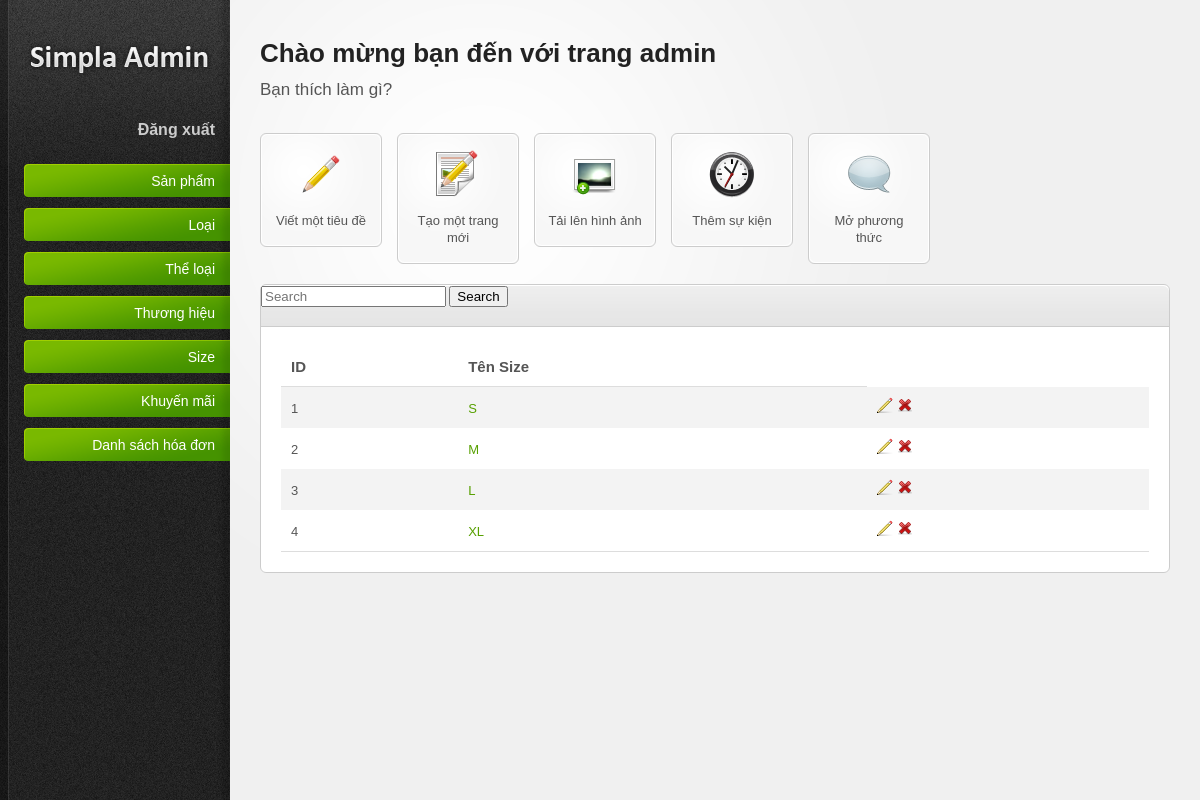
Page /admin/index.php?controller=size (signed in) on the committed database.
### tables this page shows
CREATE TABLE IF NOT EXISTS `zise` (
  `idzise` int(11) NOT NULL,
  `name` varchar(10) NOT NULL,
  PRIMARY KEY (`idzise`)
);

### admin/class/Utilities.php (called while the page is built, shortened)
<?php
class Utilities
{
    public static function get($key, $defaultValue='')
    {
        return isset($_GET[$key])?$_GET[$key]:$defaultValue;
    }
}

### admin/class/Db.php (called while the page is built, shortened)
<?php
class  Db
{
    protected static $pdo;
    public function __construct()
    {
            self::$pdo= new PDO('mysql:host='.HOST.';dbname=' . DB, USER,PW);
            self::$pdo->query('set names utf8');
    }
    protected function selectQuery($sql, $arr=[])
    {
        $stm = self::$pdo->prepare($sql);
        $stm->execute($arr);
        return $stm->fetchAll();
    }
}

### admin/class/zise.php (called while the page is built, shortened)
<?php
class zise extends Db
{
    function getAll()
    {
        return $this->selectQuery('select * from zise');
    }
}

### admin/Views/zise/index.php (the view, shortened to what this page needs)
<div class="content-box">
				<div class="content-box-header">
                <form class="form-inline my-2 my-lg-0" action='index.php' method='get'>
                        <input class="form-control mr-sm-2" type="text" placeholder="Search" name='kw' value=<?php echo $kw ?>>
                        <button class="btn btn-outline-success my-2 my-sm-0" type="submit">Search</button>
              </form>
				</div>
				<div class="content-box-content">
					<div class="tab-content default-tab" id="tab1">
						<table>
							<thead>
								<tr>
								   <th>ID</th>
								   <th>Tên Size</th>
								</tr>
							</thead>
							<tbody>
								<?php
                                foreach($dataProduct as $r){
                                    ?>
                                        <tr>
                                            <td><?php echo  $r['idzise'] ?></td>
                                            <td><a href="#" title="title"><?php echo $r['name'] ?></a></td>
                                            <td>
                                                <a href="./index.php?idSize=<?php echo$r['idzise']?>&controller=size&action=update"><img src="resources/images/icons/pencil.png" alt="Edit" /></a>
                                                <a href="./index.php?idSize=<?php echo $r['idzise']  ?>&controller=size&action=delete" title="Delete"><img src="resources/images/icons/cross.png" alt="Delete" /></a>
                                            </td>
								        </tr>
                                    <?php
                                }
                                ?>
							</tbody>
						</table>
					</div>
				</div>
			</div>
					</div>
				</div>

### admin/resources/css/style.css (style rules this page uses)
html { font-size: 100%; height: 100%; margin-bottom: 1px; }
body { font-family: Arial, Helvetica, sans-serif; color: #555; background: #f0f0f0 url('../images/bg-body.gif') top left repeat-y; font-size: 12px; }
a { color: #57a000; text-decoration: none; }
.content-box { border: 1px solid #ccc; margin: 0 0 20px 0; background: #fff; }
.content-box-header { background: #e5e5e5 url('../images/bg-content-box.gif') top left repeat-x; margin-top: 1px; height: 40px; }
.content-box-content { padding: 20px; font-size: 13px; border-top: 1px solid #ccc; }
#main-content table { width: 100%; border-collapse: collapse; }
#main-content table thead th { font-weight: bold; font-size: 15px; border-bottom: 1px solid #ddd; }
#main-content tbody { border-bottom: 1px solid #ddd; }
#main-content tbody tr { background: #fff; }
#main-content tbody tr.alt-row { background: #f3f3f3; }
#main-content table td, #main-content table th { padding: 10px; line-height: 1.3em; }

### admin/resources/css/invalid.css (style rules this page uses)
.content-box, .content-box-header, ul.content-box-tabs li a.current, .shortcut-button, .notification { -moz-border-radius: 6px; -webkit-border-radius: 6px; border-radius: 6px; }
.content-box-header { -moz-border-radius-bottomleft: 0; -moz-border-radius-bottomright: 0; -webkit-border-bottom-left-radius: 0; -webkit-border-bottom-right-radius: 0; border-bottom-left-radius: 0; border-bottom-right-radius: 0; }

### rows in the picture
zise: idzise "1", name "S"
zise: idzise "2", name "M"
zise: idzise "3", name "L"
zise: idzise "4", name "XL"
